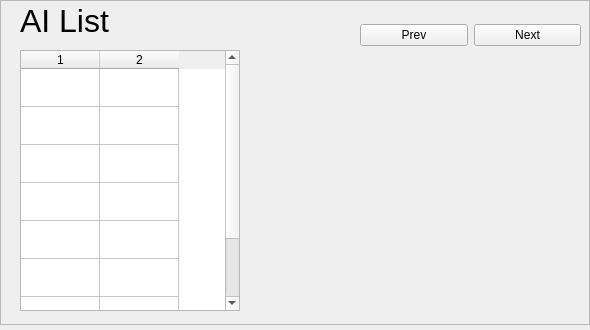
<?xml version="1.0" encoding="UTF-8"?>
<ui version="4.0">
 <class>FormAI</class>
 <widget class="QWidget" name="FormAI">
  <property name="geometry">
   <rect>
    <x>0</x>
    <y>0</y>
    <width>590</width>
    <height>330</height>
   </rect>
  </property>
  <property name="windowTitle">
   <string>Form</string>
  </property>
  <widget class="QFrame" name="frame">
   <property name="geometry">
    <rect>
     <x>0</x>
     <y>0</y>
     <width>590</width>
     <height>325</height>
    </rect>
   </property>
   <property name="frameShape">
    <enum>QFrame::StyledPanel</enum>
   </property>
   <property name="frameShadow">
    <enum>QFrame::Raised</enum>
   </property>
   <widget class="QTableWidget" name="tblAin">
    <property name="geometry">
     <rect>
      <x>20</x>
      <y>50</y>
      <width>220</width>
      <height>261</height>
     </rect>
    </property>
    <property name="rowCount">
     <number>8</number>
    </property>
    <property name="columnCount">
     <number>2</number>
    </property>
    <attribute name="horizontalHeaderDefaultSectionSize">
     <number>79</number>
    </attribute>
    <attribute name="horizontalHeaderMinimumSectionSize">
     <number>61</number>
    </attribute>
    <attribute name="verticalHeaderVisible">
     <bool>false</bool>
    </attribute>
    <attribute name="verticalHeaderDefaultSectionSize">
     <number>38</number>
    </attribute>
    <attribute name="verticalHeaderMinimumSectionSize">
     <number>25</number>
    </attribute>
    <attribute name="verticalHeaderStretchLastSection">
     <bool>true</bool>
    </attribute>
    <row/>
    <row/>
    <row/>
    <row/>
    <row/>
    <row/>
    <row/>
    <row/>
    <column/>
    <column/>
   </widget>
   <widget class="QWidget" name="horizontalLayoutWidget">
    <property name="geometry">
     <rect>
      <x>360</x>
      <y>10</y>
      <width>221</width>
      <height>51</height>
     </rect>
    </property>
    <layout class="QHBoxLayout" name="horizontalLayout">
     <item>
      <widget class="QPushButton" name="btnPrev">
       <property name="text">
        <string>Prev</string>
       </property>
      </widget>
     </item>
     <item>
      <widget class="QPushButton" name="btnNext">
       <property name="text">
        <string>Next</string>
       </property>
      </widget>
     </item>
    </layout>
   </widget>
   <widget class="QLabel" name="label">
    <property name="geometry">
     <rect>
      <x>20</x>
      <y>0</y>
      <width>141</width>
      <height>41</height>
     </rect>
    </property>
    <property name="font">
     <font>
      <pointsize>24</pointsize>
     </font>
    </property>
    <property name="text">
     <string>AI List</string>
    </property>
   </widget>
  </widget>
 </widget>
 <resources/>
 <connections/>
</ui>
